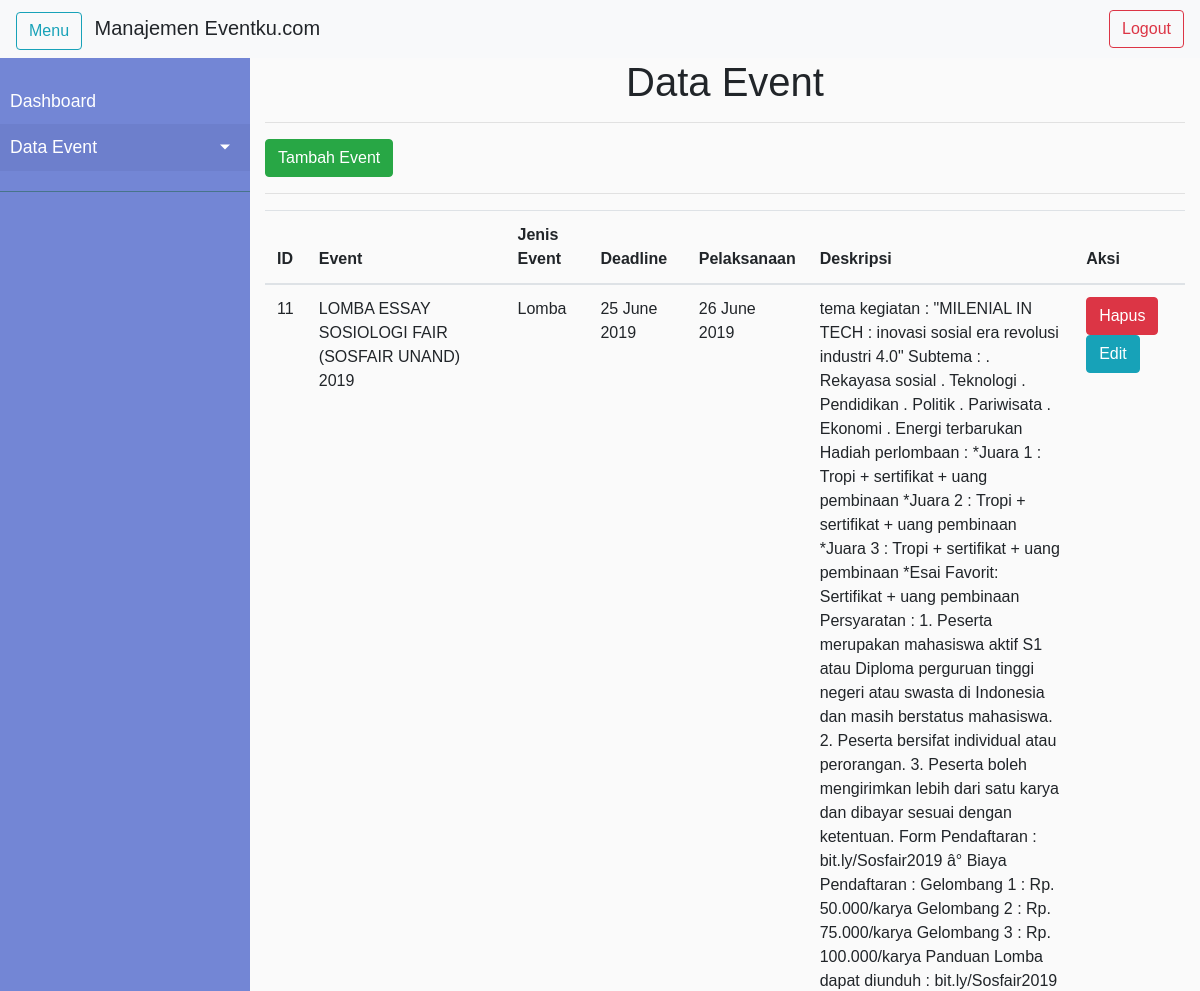
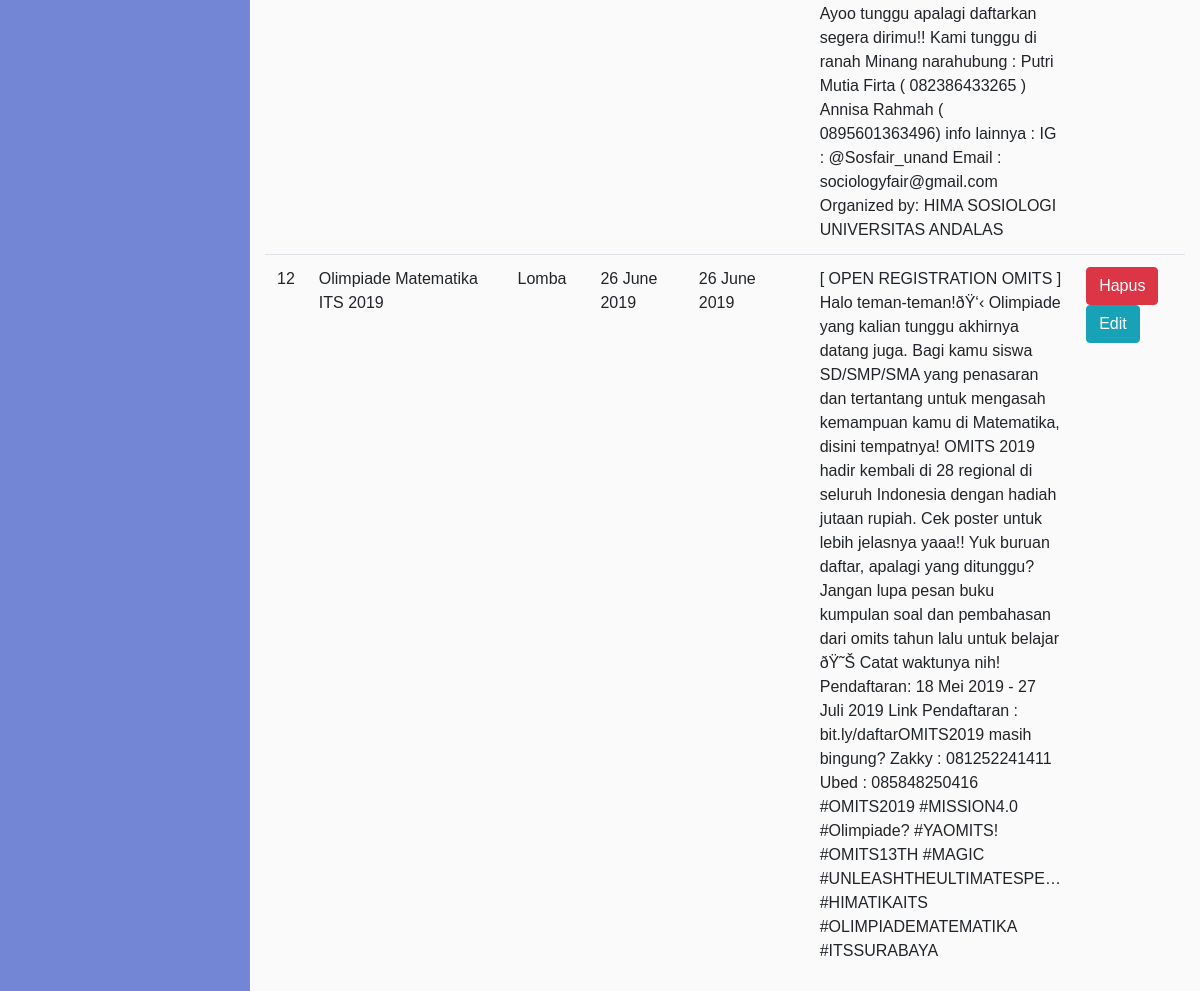
The app's page /admin/page/data_event.php (signed in) with its own data (2 pictures, top to bottom).
### tables this page shows
CREATE TABLE `event` (
  `id_event` int(4) NOT NULL,
  `nama_event` varchar(80) DEFAULT NULL,
  `jenis_event` varchar(8) NOT NULL,
  `deadline` varchar(25) NOT NULL,
  `pelaksanaan` varchar(10) NOT NULL,
  `deskripsi` text NOT NULL,
  `tumbnail` varchar(100) NOT NULL
);

CREATE TABLE `kategori` (
  `id_kategori` int(8) NOT NULL,
  `kategori` varchar(16) NOT NULL
);

### admin/page/data_event.php (the view, shortened to what this page needs)
<?php
include '../template/header.php';
include '../template/navbar.php';
include '../template/sidebar.php';
?>
    <div class="container">
        <h1 class="text-center">Data Event</h1>
        <hr>
        <div class="streaming-table">
           <a href="#" data-toggle="modal" data-target=".tambah" class="btn btn-success"> Tambah Event</a>
        </div>
        <hr>
        <table class="table table-hovered">
            <thead>
                <th>ID</th>
                <th>Event</th>
                <th>Jenis Event</th>
                <th>Deadline</th>
                <th>Pelaksanaan</th>
                <th>Deskripsi</th>
                <th>Aksi</th>
            </thead>
            <tbody>
                <?php
                include '../../config/proses.php';
                $result = mysqli_query($konek, "SELECT * FROM event INNER JOIN kategori ON event.jenis_event=kategori.id_kategori");
                while ($row = mysqli_fetch_assoc($result)) {
                    ?>
                    <tr>
                        <td><?php echo $row['id_event'] ?></td>
                        <td><?php echo $row['nama_event'] ?></td>
                        <td><?php echo $row['kategori'] ?></td>
                        <td><?php echo date('W F Y', strtotime($row['deadline'])) ?></td>
                        <td><?php echo date('W F Y', strtotime($row['pelaksanaan'])) ?></td>
                        <td style="width: 10%; overflow: hidden; text-overflow: ellipsis;"><?php echo $row['deskripsi'] ?></td>
                        <td>
                            <a href="" data-toggle="modal" data-target=".hapus" data-id="<?php echo $row['id_event'] ?>"
                                                                                data-kategori="<?php echo $row['kategori'] ?>"
                                                                                data-pelaksanaan="<?php echo $row['pelaksanaan'] ?>"
                                                                                data-namaevent="<?php echo $row['nama_event'] ?>"
                                                                                data-deadline="<?php echo $row['deadline'] ?>"
                                                                                data-deskripsi="<?php echo $row['deskripsi'] ?>"
                                                                                class="btn btn-danger btn-hapus">Hapus</a>
                            <a href="" data-toggle="modal" data-target=".edit"  data-id="<?php echo $row['id_event'] ?>"
                                                                                data-kategori="<?php echo $row['kategori'] ?>"
                                                                                data-pelaksanaan="<?php echo $row['pelaksanaan'] ?>"
                                                                                data-namaevent="<?php echo $row['nama_event'] ?>"
                                                                                data-deadline="<?php echo $row['deadline'] ?>"
                                                                                data-deskripsi="<?php echo $row['deskripsi'] ?>"
                                                                                class="btn btn-info btn-edit">Edit</a>
                        </td>
                    </tr>
                <?php
            } ?>
            </tbody>
        </table>
<?php
include '../template/footer.php';
?>

### admin/template/header.php (shortened to what this page needs)
<!DOCTYPE html>
<html>
<head>
    <link rel="stylesheet" type="text/css" media="screen" href="../../assets/css/bootstrap.css" />
    <link rel="stylesheet" type="text/css" media="screen" href="../../assets/css/style.css" />
</head>
<body>

### admin/template/navbar.php (shortened to what this page needs)
<nav class="navbar navbar-expand-lg navbar-light bg-light" >
        <div class="mr-auto">
            <button type="button" id="sidebarCollapse" class="btn btn-outline-info my-2 my-sm-0 mr-2">
                    <span>Menu</span>
            </button>
            <a class="navbar-brand justify-content-center"> Manajemen Eventku.com</a>
        </div>
        <form action="../../login.php" method="POST">
                    <button class="btn btn-outline-danger my-2 my-sm-0" type="submit" name="logout">Logout</button>
                </form>
    </nav>
    <div class="wrapper">

### admin/template/sidebar.php (shortened to what this page needs)
<div id="sidebar">
        <ul class="list-unstyled components">
            <li>
                <a href="index.php">Dashboard</a>
            </li>
            <li class="active">
                <a href="#homeSubmenu" data-toggle="collapse" aria-expanded="false" class="dropdown-toggle">Data Event</a>
            </li>
        </ul>
    </div>

### admin/template/footer.php (shortened to what this page needs)
</body>
</html>

### assets/css/style.css (style rules this page uses)
.wrapper { display: flex; width: 100%; align-items: stretch; }
#sidebar { min-width: 250px; max-width: 250px; min-height: 100vh; }
a[data-toggle="collapse"] { position: relative; }
.dropdown-toggle::after { display: block; position: absolute; top: 50%; right: 20px; transform: translateY(-50%); }
body { font-family: 'Poppins', sans-serif; background: #fafafa; }
a, a:hover, a:focus { color: inherit; text-decoration: none; transition: all 0.3s; }
#sidebar { background: #7386D5; color: #fff; transition: all 0.3s; }
#sidebar ul.components { padding: 20px 0; border-bottom: 1px solid #47748b; }
#sidebar ul li a { padding: 10px; font-size: 1.1em; display: block; }
#sidebar ul li.active > a, a[aria-expanded="true"] { color: #fff; background: #6d7fcc; }

### records on screen
event: id_event "11", nama_event "LOMBA ESSAY SOSIOLOGI FAIR (SOSFAIR UNAND) 2019", kategori.kategori "Lomba", deadline "25 June 2019", pelaksanaan "26 June 2019", deskripsi "tema kegiatan : \"MILENIAL IN TECH : inovasi sosial era revolusi industri 4.0\" Subtema : . Rekayasa sosial . Teknologi . Pendidikan . Politik . Pariwisata . Ekonomi . Energi terbarukan Hadiah perlombaan : *Juara 1 : Tropi + sertifikat + uang pembinaan *Juara 2 : Tropi + sertifikat + uang pembinaan *Juara 3 : Tropi + sertifikat + uang pembinaan *Esai Favorit: Sertifikat + uang pembinaan Persyaratan : 1. Peserta merupakan mahasiswa aktif S1 atau Diploma perguruan tinggi negeri atau swasta di Indonesia dan masih berstatus mahasiswa. 2. Peserta bersifat individual atau perorangan. 3. Peserta boleh mengirimkan lebih dari satu karya dan dibayar sesuai dengan ketentuan. Form Pendaftaran :…"
event: id_event "12", nama_event "Olimpiade Matematika ITS 2019", kategori.kategori "Lomba", deadline "26 June 2019", pelaksanaan "26 June 2019", deskripsi "[ OPEN REGISTRATION OMITS ] Halo teman-teman!ðŸ‘‹ Olimpiade yang kalian tunggu akhirnya datang juga. Bagi kamu siswa SD/SMP/SMA yang penasaran dan tertantang untuk mengasah kemampuan kamu di Matematika, disini tempatnya! OMITS 2019 hadir kembali di 28 regional di seluruh Indonesia dengan hadiah jutaan rupiah. Cek poster untuk lebih jelasnya yaaa!! Yuk buruan daftar, apalagi yang ditunggu? Jangan lupa pesan buku kumpulan soal dan pembahasan dari omits tahun lalu untuk belajar ðŸ˜Š Catat waktunya nih! Pendaftaran: 18 Mei 2019 - 27 Juli 2019 Link Pendaftaran : bit.ly/daftarOMITS2019 masih bingung? Zakky : 081252241411 Ubed : 085848250416 #OMITS2019 #MISSION4.0 #Olimpiade? #YAOMITS! #OMITS13TH…"
